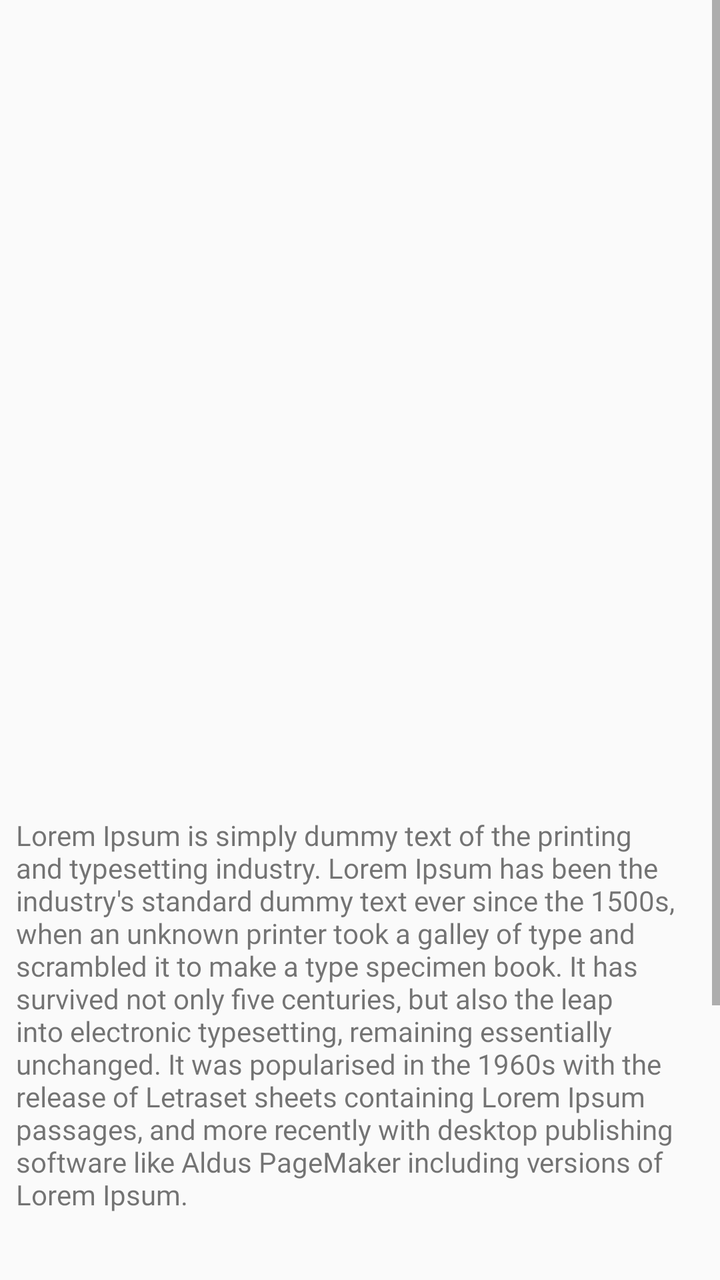
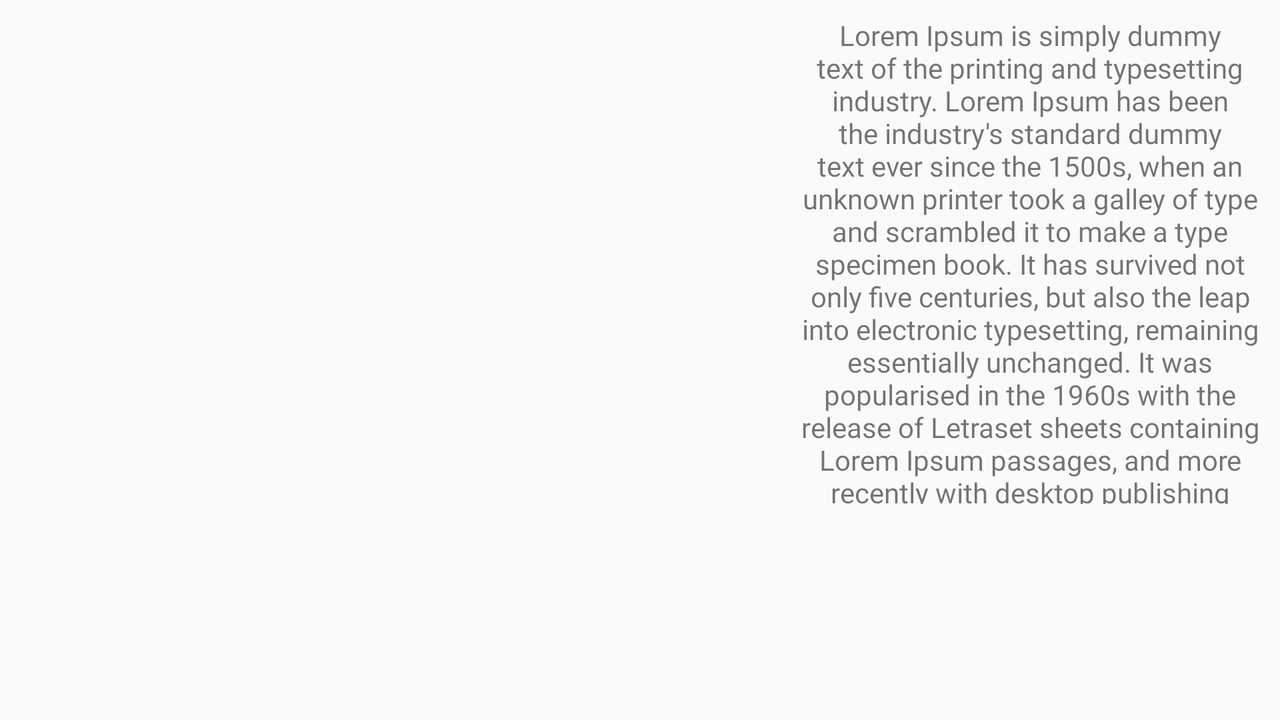

An Android layout and its configuration variant, each rendered on a device that would load it. The default file and the variant file are quoted in full after the pictures.
<!-- AndroidManifest.xml: application theme AppTheme -->
<!-- res/layout/activity_detail_screen.xml -->
<?xml version="1.0" encoding="utf-8"?>
<androidx.coordinatorlayout.widget.CoordinatorLayout xmlns:android="http://schemas.android.com/apk/res/android"
    xmlns:tools="http://schemas.android.com/tools"
    android:id="@+id/coordinator_layout"
    android:layout_width="match_parent"
    android:layout_height="match_parent"
    tools:context=".detail_screen.DetailScreenActivity">

    <include layout="@layout/content_detail_screen" />

    <ProgressBar
        android:id="@+id/progressBar"
        style="?android:attr/progressBarStyleHorizontal"
        android:layout_width="match_parent"
        android:layout_height="@dimen/progress_bar_height"
        android:layout_marginStart="8dp"
        android:layout_marginTop="8dp"
        android:layout_marginEnd="8dp"
        android:layout_marginBottom="8dp"
        android:backgroundTint="@color/colorPrimary"
        android:indeterminate="true"
        android:indeterminateTint="@color/colorPrimary"
        android:progressTint="@color/textColorPrimary"
        android:visibility="invisible"/>

</androidx.coordinatorlayout.widget.CoordinatorLayout>
<!-- res/layout/content_detail_screen.xml (included above) -->
<?xml version="1.0" encoding="utf-8"?>
<ScrollView xmlns:android="http://schemas.android.com/apk/res/android"
    xmlns:app="http://schemas.android.com/apk/res-auto"
    xmlns:tools="http://schemas.android.com/tools"
    android:layout_width="match_parent"
    android:layout_height="match_parent">

    <androidx.constraintlayout.widget.ConstraintLayout
        android:id="@+id/main_container"
        android:layout_width="match_parent"
        android:layout_height="wrap_content">

        <ImageView
            android:id="@+id/ivDetailCharacter"
            android:layout_width="0dp"
            android:layout_height="0dp"
            app:layout_constraintBottom_toTopOf="@+id/iv_guideline"
            app:layout_constraintEnd_toEndOf="parent"
            app:layout_constraintStart_toStartOf="parent"
            app:layout_constraintTop_toTopOf="parent"
            android:src="@mipmap/ic_launcher"
            tools:srcCompat="@tools:sample/avatars" />

        <androidx.constraintlayout.widget.Guideline
            android:id="@+id/iv_guideline"
            android:layout_width="wrap_content"
            android:layout_height="wrap_content"
            android:orientation="horizontal"
            app:layout_constraintGuide_begin="@dimen/detail_iv_height" />

        <TextView
            android:id="@+id/txtDetailDescription"
            android:layout_width="0dp"
            android:layout_height="wrap_content"
            android:layout_marginStart="8dp"
            android:layout_marginTop="8dp"
            android:layout_marginEnd="8dp"
            android:textSize="@dimen/detail_description_text_size"
            app:layout_constraintEnd_toEndOf="parent"
            app:layout_constraintStart_toStartOf="parent"
            app:layout_constraintTop_toBottomOf="@+id/iv_guideline"
            app:layout_constraintVertical_chainStyle="spread"
            app:layout_constraintVertical_weight="1"
            tools:text="Lorem Ipsum is simply dummy text of the printing and typesetting industry. Lorem Ipsum has been the industry's standard dummy text ever since the 1500s, when an unknown printer took a galley of type and scrambled it to make a type specimen book. It has survived not only five centuries, but also the leap into electronic typesetting, remaining essentially unchanged. It was popularised in the 1960s with the release of Letraset sheets containing Lorem Ipsum passages, and more recently with desktop publishing software like Aldus PageMaker including versions of Lorem Ipsum."/>

        <androidx.recyclerview.widget.RecyclerView
            android:id="@+id/rvComicsData"
            android:layout_width="0dp"
            android:layout_height="@dimen/item_comic_iv_height"
            android:layout_marginStart="8dp"
            android:layout_marginEnd="8dp"
            android:layout_marginTop="8dp"
            android:layout_marginBottom="8dp"
            app:layout_constraintTop_toBottomOf="@id/txtDetailDescription"
            app:layout_constraintEnd_toEndOf="parent"
            app:layout_constraintStart_toStartOf="parent"
            app:layout_constraintVertical_chainStyle="spread"
            tools:itemCount="@integer/comics_per_request"
            tools:layoutManager="androidx.recyclerview.widget.LinearLayoutManager"
            tools:listitem="@layout/item_comic"
            tools:orientation="horizontal"/>

    </androidx.constraintlayout.widget.ConstraintLayout>

</ScrollView>
<!-- res/layout/item_comic.xml (included above) -->
<?xml version="1.0" encoding="utf-8"?>
<androidx.constraintlayout.widget.ConstraintLayout xmlns:android="http://schemas.android.com/apk/res/android"
    xmlns:app="http://schemas.android.com/apk/res-auto"
    xmlns:tools="http://schemas.android.com/tools"
    android:orientation="vertical"
    android:layout_marginEnd="@dimen/item_comic_margin_side"
    android:layout_width="@dimen/item_comic_iv_width"
    android:layout_height="match_parent">

    <androidx.constraintlayout.widget.Guideline
        android:id="@+id/guideline"
        android:layout_width="wrap_content"
        android:layout_height="wrap_content"
        android:orientation="horizontal"
        app:layout_constraintGuide_percent="0.8" />

    <ImageView
        android:id="@+id/ivComicImage"
        android:layout_width="0dp"
        android:layout_height="0dp"
        android:scaleType="fitCenter"
        android:src="@mipmap/ic_launcher"
        app:layout_constraintBottom_toBottomOf="parent"
        app:layout_constraintEnd_toEndOf="parent"
        app:layout_constraintStart_toStartOf="parent"
        app:layout_constraintTop_toTopOf="parent"
        tools:srcCompat="@tools:sample/avatars"/>

    <TextView
        android:id="@+id/txtComicName"
        android:layout_width="0dp"
        android:layout_height="0dp"
        android:background="@color/colorTransparentItem"
        android:ellipsize="end"
        android:gravity="center"
        android:lines="1"
        android:paddingStart="@dimen/card_item_margin_sides"
        android:paddingEnd="@dimen/card_item_margin_sides"
        android:textColor="@color/textColorPrimary"
        android:textSize="@dimen/item_comic_name_text_size"
        app:layout_constraintVertical_bias="1"
        app:layout_constraintTop_toTopOf="@id/guideline"
        app:layout_constraintBottom_toBottomOf="parent"
        app:layout_constraintStart_toStartOf="parent"
        app:layout_constraintEnd_toEndOf="parent"
        tools:text="Super Hero" />

</androidx.constraintlayout.widget.ConstraintLayout>
<!-- resources referenced by this layout -->
<resources>
  <color name="colorPrimary">#008577</color>
  <color name="colorTransparentItem">#5C000000</color>
  <color name="textColorPrimary">#e6e1e1</color>
  <dimen name="card_item_margin_sides">8dp</dimen>
  <dimen name="detail_description_text_size">14sp</dimen>
  <dimen name="detail_iv_height">400dp</dimen>
  <dimen name="item_comic_iv_height">200dp</dimen>
  <dimen name="item_comic_iv_width">150dp</dimen>
  <dimen name="item_comic_margin_side">4dp</dimen>
  <dimen name="item_comic_name_text_size">16sp</dimen>
  <dimen name="progress_bar_height">25dp</dimen>
  <integer name="comics_per_request">20</integer>
  <style name="AppTheme" parent="Theme.AppCompat.Light.DarkActionBar">
          
          <item name="colorPrimary">@color/colorPrimary</item>
          <item name="colorPrimaryDark">@color/colorPrimaryDark</item>
          <item name="colorAccent">@color/colorAccent</item>
          <item name="android:fontFamily">@font/jost_font</item>
      </style>
  <color name="colorPrimaryDark">#00574B</color>
  <color name="colorAccent">#D81B60</color>
</resources>
<!-- res/layout-land/activity_detail_screen.xml (the repository's variant of the layout above) -->
<!-- drawn on the phone turned sideways -->
<?xml version="1.0" encoding="utf-8"?>
<androidx.constraintlayout.widget.ConstraintLayout xmlns:android="http://schemas.android.com/apk/res/android"
    xmlns:app="http://schemas.android.com/apk/res-auto"
    xmlns:tools="http://schemas.android.com/tools"
    android:layout_width="match_parent"
    android:layout_height="match_parent">

    <androidx.constraintlayout.widget.Guideline
        android:id="@+id/guidelineRV"
        android:layout_width="wrap_content"
        android:layout_height="wrap_content"
        android:orientation="horizontal"
        app:layout_constraintGuide_percent="0.70" />

    <androidx.recyclerview.widget.RecyclerView
        android:id="@+id/rvComicsData"
        android:layout_width="0dp"
        android:layout_height="0dp"
        android:layout_marginStart="8dp"
        android:layout_marginEnd="8dp"
        android:layout_marginBottom="8dp"
        app:layout_constraintBottom_toBottomOf="parent"
        app:layout_constraintEnd_toEndOf="parent"
        app:layout_constraintStart_toStartOf="parent"
        app:layout_constraintTop_toTopOf="@+id/guidelineRV"
        app:layout_constraintVertical_bias="1"
        tools:itemCount="@integer/comics_per_request"
        tools:layoutManager="androidx.recyclerview.widget.LinearLayoutManager"
        tools:listitem="@layout/item_comic"
        tools:orientation="horizontal" />

    <androidx.constraintlayout.widget.Guideline
        android:id="@+id/guideline"
        android:layout_width="wrap_content"
        android:layout_height="wrap_content"
        android:orientation="vertical"
        app:layout_constraintGuide_percent="0.61" />

    <ImageView
        android:id="@+id/ivDetailCharacter"
        android:layout_width="0dp"
        android:layout_height="0dp"
        android:layout_margin="8dp"
        android:src="@mipmap/ic_launcher"
        app:layout_constraintBottom_toTopOf="@id/rvComicsData"
        app:layout_constraintEnd_toStartOf="@+id/guideline"
        app:layout_constraintStart_toStartOf="parent"
        app:layout_constraintTop_toTopOf="parent"
        tools:srcCompat="@tools:sample/avatars" />

    <TextView
        android:id="@+id/txtDetailDescription"
        android:gravity="center"
        android:layout_width="0dp"
        android:layout_height="0dp"
        android:layout_marginStart="8dp"
        android:layout_marginTop="8dp"
        android:layout_marginEnd="8dp"
        android:textSize="@dimen/detail_description_text_size"
        app:layout_constraintEnd_toEndOf="parent"
        app:layout_constraintStart_toEndOf="@id/guideline"
        app:layout_constraintTop_toTopOf="parent"
        app:layout_constraintBottom_toTopOf="@id/rvComicsData"
        tools:text="Lorem Ipsum is simply dummy text of the printing and typesetting industry. Lorem Ipsum has been the industry's standard dummy text ever since the 1500s, when an unknown printer took a galley of type and scrambled it to make a type specimen book. It has survived not only five centuries, but also the leap into electronic typesetting, remaining essentially unchanged. It was popularised in the 1960s with the release of Letraset sheets containing Lorem Ipsum passages, and more recently with desktop publishing software like Aldus PageMaker including versions of Lorem Ipsum." />



</androidx.constraintlayout.widget.ConstraintLayout>
<!-- resources referenced by the variant -->
<!-- as the phone turned sideways resolves them -->
<resources>
  <color name="colorTransparentItem">#5C000000</color>
  <color name="textColorPrimary">#e6e1e1</color>
  <dimen name="card_item_margin_sides">8dp</dimen>
  <dimen name="detail_description_text_size">14sp</dimen>
  <!-- from res/values-land/ -->
  <dimen name="item_comic_iv_width">120dp</dimen>
  <dimen name="item_comic_margin_side">4dp</dimen>
  <dimen name="item_comic_name_text_size">16sp</dimen>
  <integer name="comics_per_request">20</integer>
  <style name="AppTheme" parent="Theme.AppCompat.Light.DarkActionBar">
          
          <item name="colorPrimary">@color/colorPrimary</item>
          <item name="colorPrimaryDark">@color/colorPrimaryDark</item>
          <item name="colorAccent">@color/colorAccent</item>
          <item name="android:fontFamily">@font/jost_font</item>
      </style>
  <color name="colorPrimary">#008577</color>
  <color name="colorPrimaryDark">#00574B</color>
  <color name="colorAccent">#D81B60</color>
</resources>
